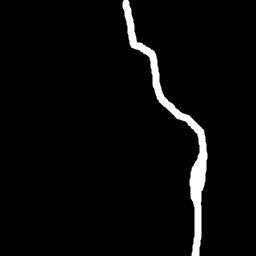
#> input picture Img/TMpxX.jpg, 256 x 256 px, found by its file name
$ python crack_thickness.py
#> lines starting #> are read from the running program, lines starting #| are printed output that depends on the picture; after the words box and inside, x2 and y2 are one past the last pixel; in counts of white or black regions, pixels touching at a corner belong together; long printed decimals are rounded
# -*- coding: utf-8 -*-
"""
Created on Wed Jan 17 15:08:04 2024

@author: Richard
"""

import cv2
import numpy as np
from skimage.morphology import medial_axis
from skimage import img_as_ubyte

delta = 3  # delta index for interpolation

# get crack
im = cv2.imread("Img\TMpxX.jpg", cv2.IMREAD_GRAYSCALE)
#> im is the input picture: shape (256, 256); min 0, max 255, mean 9.2
rgb = cv2.cvtColor(im, cv2.COLOR_GRAY2RGB)  # rgb just for demo purpose
_, crack = cv2.threshold(im, 127, 255, cv2.THRESH_BINARY)
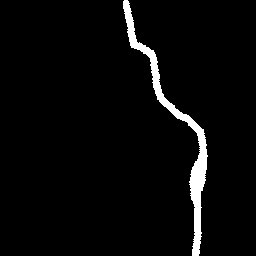
#> crack: shape (256, 256); 3.5% white; 1 white region, box (x1, y1, x2, y2) and area: (123, 0, 208, 256) 2320

# get medial axis
medial, distance = medial_axis(im, return_distance=True)
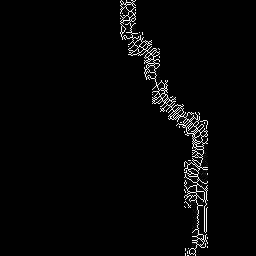
#> medial: shape (256, 256) bool; 2.3% white in thin lines or dots, all inside (x1, y1, x2, y2) = (120, 0, 208, 256)
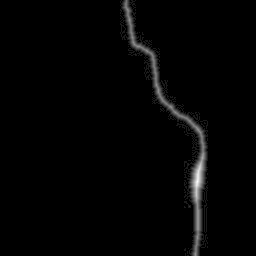
#> distance: shape (256, 256) float64; min 0, max 8.94, mean 0.144; drawn with min black and max white
med_img = img_as_ubyte(medial)
med_contours, _ = cv2.findContours(med_img, cv2.RETR_EXTERNAL, cv2.CHAIN_APPROX_NONE)
#> med_contours = 29 contours, 28 with area under 20; largest, box (x1, y1, x2, y2) and area: (120, 0, 208, 256) 2044
cv2.drawContours(rgb, med_contours, -1, (255, 0, 0), 1)
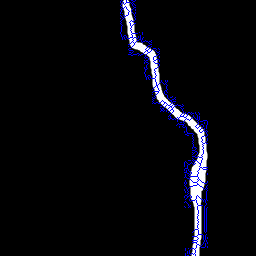
#> rgb: shape (256, 256, 3); 1.79% of pixels changed, all inside (x1, y1, x2, y2) = (120, 0, 208, 256)
med_pts = [v[0] for v in med_contours[0]]
#> med_pts = [[187, 255], [188, 255]]

# get point with maximal distance from medial axis
max_idx = np.argmax(distance)
#> max_idx = 46533
max_pos = np.unravel_index(max_idx, distance.shape)
#> max_pos = (181, 197)
max_dist = distance[max_pos]
#> max_dist = 8.94
coords = np.array([max_pos[1], max_pos[0]])
#> coords = [197, 181]
print(f"max distance from medial axis to boundary = {max_dist} at {coords}")
#| max distance from medial axis to boundary = 8.944 at [197 181]

# interpolate orthogonal of medial axis at coords
#> (the run stopped early here; a loop or call above may not have finished)
